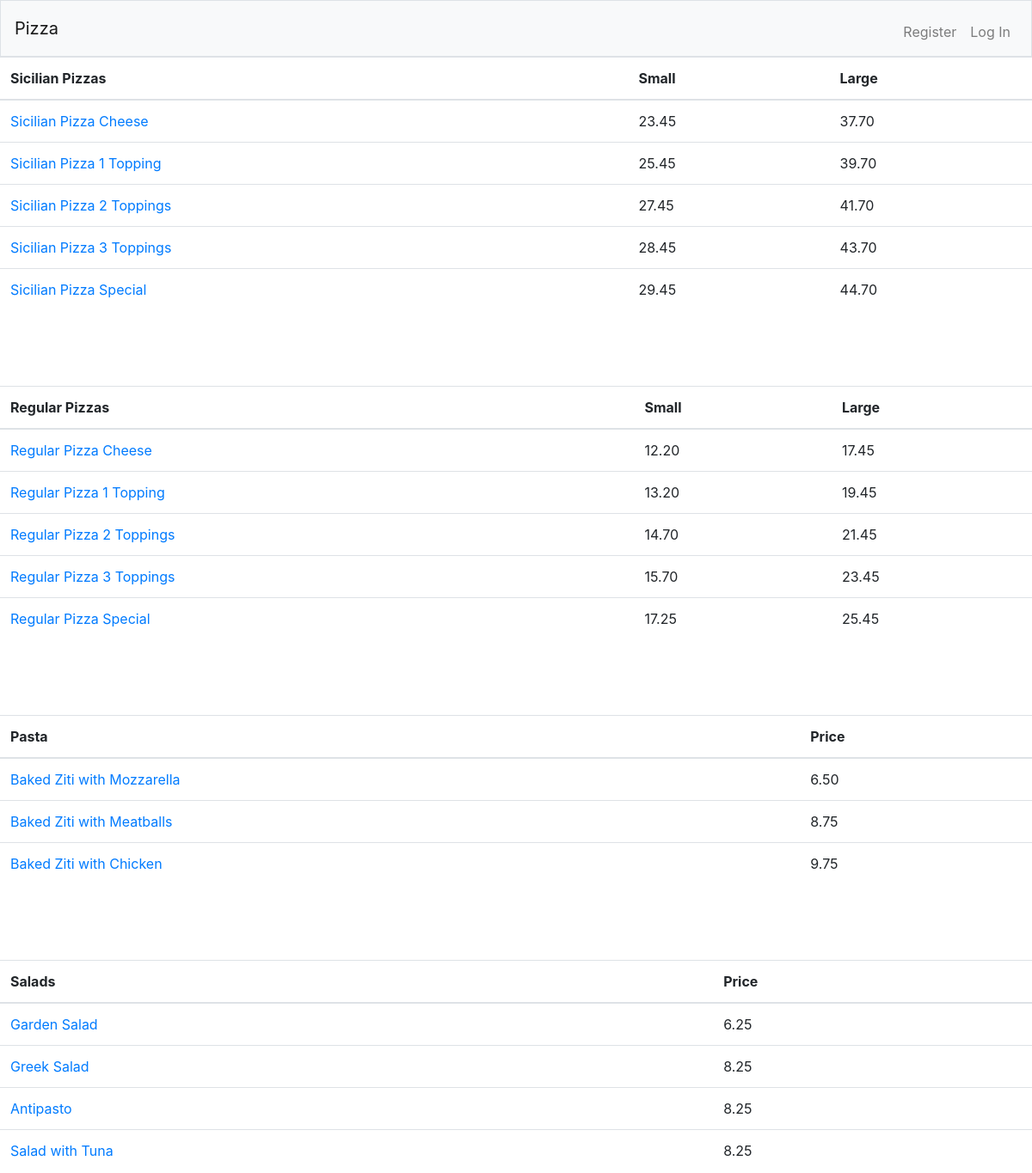
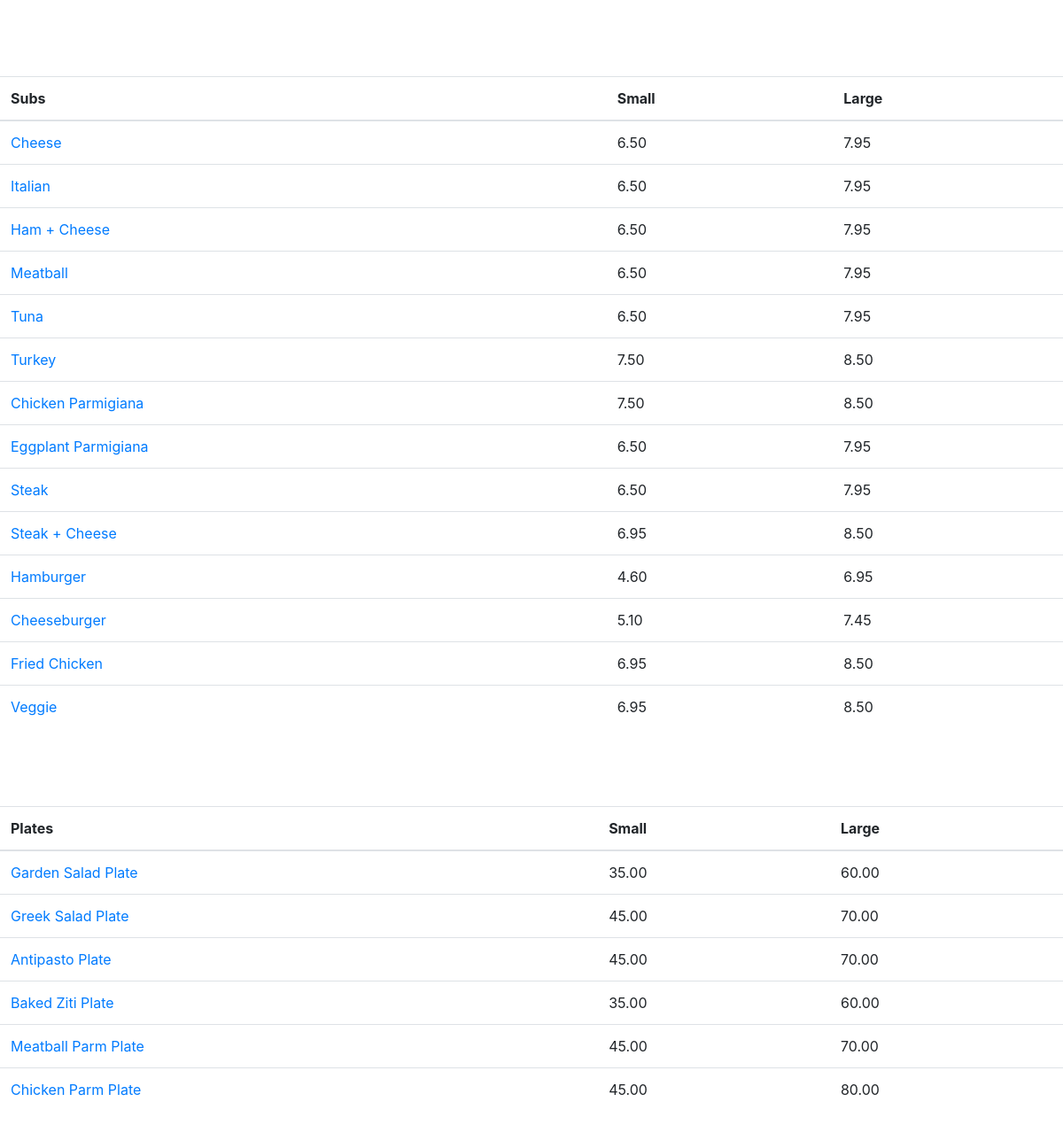
The page / on the database its author committed (2 pictures, top to bottom).
### orders/models.py (models this page shows, shortened)
class Pizza(models.Model):
    name = models.CharField(max_length=64)
    category = models.ForeignKey(Category, on_delete=models.PROTECT, default=None, null=True, related_name="pizza")
    regprice = models.DecimalField(decimal_places=2, max_digits=4, default=0)
    large = models.BooleanField(default=False)
    largeprice = models.DecimalField(decimal_places=2, max_digits=4, null=True, blank=True)
    topamount = models.IntegerField(null=True, blank=True)

class NotPizza(models.Model):
    name = models.CharField(max_length=64)
    category = models.ForeignKey(Category, on_delete=models.PROTECT, default=None, null=True, related_name="dishes")
    regprice = models.DecimalField(decimal_places=2, max_digits=4, default=0)
    large = models.BooleanField(default=False)
    largeprice = models.DecimalField(decimal_places=2, max_digits=4, null=True, blank=True)
    extratoppings= models.BooleanField(default=False)

### orders/views.py (the view)
# urls.py: path("", views.index, name="index"),
def index(request):
    context = {
        "pastas": NotPizza.objects.filter(category__name="Pasta"),
        "salads": NotPizza.objects.filter(category__name="Salads"),
        "subs": NotPizza.objects.filter(category__name="Subs"),
        "plates": NotPizza.objects.filter(category__name="Plates"),
        "sicilians": Pizza.objects.filter(category__name="Sicilian"),
        "regulars": Pizza.objects.filter(category__name="Regular")
    }
    return render(request, "orders/index.html", context)

### orders/templates/orders/index.html (shortened to what this page needs)
{% extends "orders/layout.html" %}
{% block main %}
      <table class="table table-hover">
        <thead>
          <th> Sicilian Pizzas </th>
          <th> Small </th>
          <th> Large </th>
        </thead>
        <tbody>
          {% for pizza in sicilians %}
          <tr>
            <td> <a href="{% url 'dish' pizza.name %}"> {{pizza.name}} </a></td>
            <td> {{pizza.regprice}} </td>
            <td> {{pizza.largeprice}} </td>
          </tr>
          {% endfor %}
        </tbody>
      </table>
      <br><br><br>
      <table class="table table-hover">
        <thead>
          <th> Regular Pizzas </th>
          <th> Small </th>
          <th> Large </th>
        </thead>
        <tbody>
          {% for pizza in regulars %}
          <tr>
            <td> <a href="{% url 'dish' pizza.name %}"> {{pizza.name}} </a> </td>
            <td> {{pizza.regprice}} </td>
            <td> {{pizza.largeprice}} </td>
          </tr>
          {% endfor %}
        </tbody>
      </table>
      <br><br><br>
      <table class="table table-hover">
        <thead>
          <th> Pasta </th>
          <th> Price </th>
        </thead>
        <tbody>
          {% for pasta in pastas %}
          <tr>
            <td> <a href="{% url 'dish' pasta.name %}"> {{pasta.name}}</a></td>
            <td> {{pasta.regprice}} </td>
          </tr>
          {% endfor %}
        </tbody>
      </table>
      <br><br><br>
      <table class="table table-hover">
        <thead>
          <th> Salads </th>
          <th> Price </th>
        </thead>
        <tbody>
          {% for salad in salads %}
          <tr>
            <td> <a href="{% url 'dish' salad.name %}"> {{salad.name}} </a> </td>
            <td> {{salad.regprice}} </td>
          </tr>
          {% endfor %}
        </tbody>
      </table>
      <br><br><br>
      <table class="table table-hover">
        <thead>
          <th> Subs </th>
          <th> Small </th>
          <th> Large </th>
        </thead>
        <tbody>
          {% for sub in subs %}
          <tr>
            <td> <a href="{% url 'dish' sub.name %}"> {{sub.name}} </a> </td>
            <td> {{sub.regprice}} </td>
            <td> {{sub.largeprice}} </td>
          </tr>
          {% endfor %}
        </tbody>
      </table>
      <br><br><br>
      <table class="table table-hover">
        <thead>
          <th> Plates </th>
          <th> Small </th>
          <th> Large </th>
        </thead>
        <tbody>
          {% for plate in plates %}
          <tr>
            <td> <a href="{% url 'dish' plate.name %}"> {{plate.name}} </a> </td>
            <td> {{plate.regprice}} </td>
            <td> {{plate.largeprice}} </td>
          </tr>
          {% endfor %}
        </tbody>
      </table>
{% endblock %}

### orders/templates/orders/layout.html (shortened to what this page needs)
<!DOCTYPE html>
<html>
    <head>
      <link rel="stylesheet" href="https://stackpath.bootstrapcdn.com/bootstrap/4.3.1/css/bootstrap.min.css">
    </head>
    <body>
        <nav class="navbar navbar-expand-md navbar-light bg-light border">
            <a class="navbar-brand" href="/"><span <span class="red">Pizza</span></a>
            <div class="collapse navbar-collapse" id="navbar">
              {% if user.is_authenticated %}
                <ul class="navbar-nav ml-auto mt-2">
                  <li class="nav-item"><a class="nav-link" href="{% url 'cart' %}">Shopping Cart</a></li>
                  <li class="nav-item"><a class="nav-link" href="{% url 'logout_view' %}">Log Out</a></li>
                  {% if user.is_superuser %}
                  <li class="nav-item"><a class="nav-link" href="{% url 'deliveries' %}">Pending Orders</a></li>
                  {% endif %}
                </ul>
              {% else %}
              <ul class="navbar-nav ml-auto mt-2">
                  <li class="nav-item"><a class="nav-link" href="{% url 'register' %}">Register</a></li>
                  <li class="nav-item"><a class="nav-link" href="{% url 'login_view' %}">Log In</a></li>
              </ul>
              {% endif %}
              </div>
          </nav>
      {% block main %}
      {% endblock %}
    </body>
</html>

### rows shown on the page
Pizza: name "Sicilian Pizza Cheese", regprice "23.45", largeprice "37.70"
Pizza: name "Sicilian Pizza 1 Topping", regprice "25.45", largeprice "39.70"
Pizza: name "Sicilian Pizza 2 Toppings", regprice "27.45", largeprice "41.70"
Pizza: name "Sicilian Pizza 3 Toppings", regprice "28.45", largeprice "43.70"
Pizza: name "Sicilian Pizza Special", regprice "29.45", largeprice "44.70"
Pizza: name "Regular Pizza Cheese", regprice "12.20", largeprice "17.45"
Pizza: name "Regular Pizza 1 Topping", regprice "13.20", largeprice "19.45"
Pizza: name "Regular Pizza 2 Toppings", regprice "14.70", largeprice "21.45"
Pizza: name "Regular Pizza 3 Toppings", regprice "15.70", largeprice "23.45"
Pizza: name "Regular Pizza Special", regprice "17.25", largeprice "25.45"
NotPizza: name "Baked Ziti with Mozzarella", regprice "6.50"
NotPizza: name "Baked Ziti with Meatballs", regprice "8.75"
NotPizza: name "Baked Ziti with Chicken", regprice "9.75"
NotPizza: name "Garden Salad", regprice "6.25"
NotPizza: name "Greek Salad", regprice "8.25"
NotPizza: name "Antipasto", regprice "8.25"
NotPizza: name "Salad with Tuna", regprice "8.25"
NotPizza: name "Cheese", regprice "6.50", largeprice "7.95"
NotPizza: name "Italian", regprice "6.50", largeprice "7.95"
NotPizza: name "Ham + Cheese", regprice "6.50", largeprice "7.95"
NotPizza: name "Meatball", regprice "6.50", largeprice "7.95"
NotPizza: name "Tuna", regprice "6.50", largeprice "7.95"
NotPizza: name "Turkey", regprice "7.50", largeprice "8.50"
NotPizza: name "Chicken Parmigiana", regprice "7.50", largeprice "8.50"
NotPizza: name "Eggplant Parmigiana", regprice "6.50", largeprice "7.95"
NotPizza: name "Steak", regprice "6.50", largeprice "7.95"
NotPizza: name "Steak + Cheese", regprice "6.95", largeprice "8.50"
NotPizza: name "Hamburger", regprice "4.60", largeprice "6.95"
NotPizza: name "Cheeseburger", regprice "5.10", largeprice "7.45"
NotPizza: name "Fried Chicken", regprice "6.95", largeprice "8.50"
NotPizza: name "Veggie", regprice "6.95", largeprice "8.50"
NotPizza: name "Garden Salad Plate", regprice "35.00", largeprice "60.00"
NotPizza: name "Greek Salad Plate", regprice "45.00", largeprice "70.00"
NotPizza: name "Antipasto Plate", regprice "45.00", largeprice "70.00"
NotPizza: name "Baked Ziti Plate", regprice "35.00", largeprice "60.00"
NotPizza: name "Meatball Parm Plate", regprice "45.00", largeprice "70.00"
NotPizza: name "Chicken Parm Plate", regprice "45.00", largeprice "80.00"
